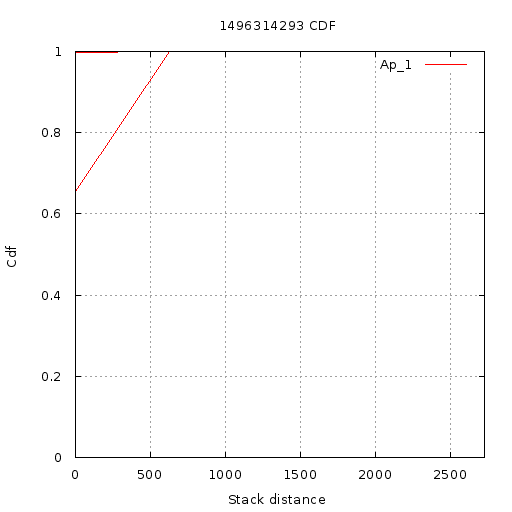

Generate this figure with gnuplot:
set terminal  png size 512,512 font 'Verdana, 10'
set title "1496314293 CDF"
set output '//home//cat//Documents//CACHE//Results//PlotData//Shared//1496314293//CDF//6//cdf.png'
set ylabel "Cdf"
set yrange [0:1]
set xlabel "Stack distance"
set xrange [1.000000:2725.000000]
set grid xtics ytics
plot '//home//cat//Documents//CACHE//Results//PlotData//Shared//1496314293//CDF//6//App_1.txt' using 1:2 with lines title 'Ap_1'
set terminal  png size 512,512 font 'Verdana, 10'
set title "1496314293 CDF"
set output '//home//cat//Documents//CACHE//Results//PlotData//Shared//1496314293//CDF//6//cdf.png'
set ylabel "Cdf"
set yrange [0:1]
set xlabel "Stack distance"
set xrange [1.000000:2725.000000]
set grid xtics ytics
plot '//home//cat//Documents//CACHE//Results//PlotData//Shared//1496314293//CDF//6//App_1.txt' using 1:2 with lines title 'Ap_1'
set terminal  png size 512,512 font 'Verdana, 10'
set title "1496314293 CDF"
set output '//home//cat//Documents//CACHE//Results//PlotData//Shared//1496314293//CDF//6//cdf.png'
set ylabel "Cdf"
set yrange [0:1]
set xlabel "Stack distance"
set xrange [1.000000:2725.000000]
set grid xtics ytics
plot '//home//cat//Documents//CACHE//Results//PlotData//Shared//1496314293//CDF//6//App_1.txt' using 1:2 with lines title 'Ap_1'
set terminal  png size 512,512 font 'Verdana, 10'
set title "1496314293 CDF"
set output '//home//cat//Documents//CACHE//Results//PlotData//Shared//1496314293//CDF//6//cdf.png'
set ylabel "Cdf"
set yrange [0:1]
set xlabel "Stack distance"
set xrange [1.000000:2725.000000]
set grid xtics ytics
plot '//home//cat//Documents//CACHE//Results//PlotData//Shared//1496314293//CDF//6//App_1.txt' using 1:2 with lines title 'Ap_1'
